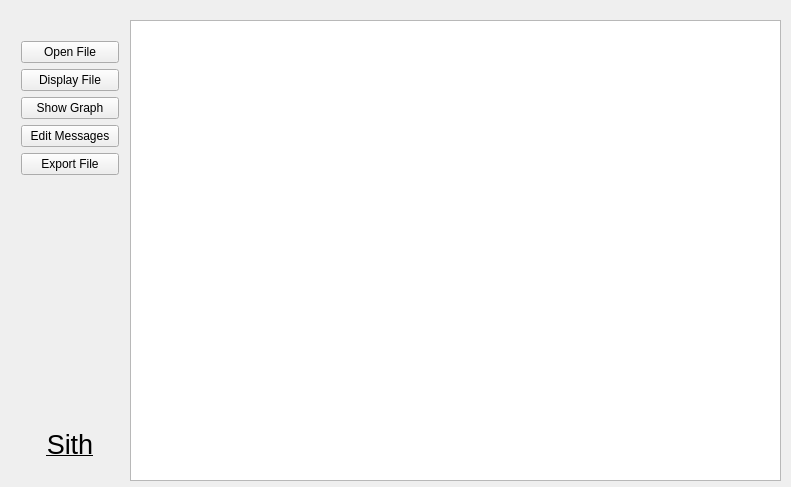
<?xml version="1.0" encoding="UTF-8"?>
<ui version="4.0">
 <class>MainWindow</class>
 <widget class="QMainWindow" name="MainWindow">
  <property name="geometry">
   <rect>
    <x>0</x>
    <y>0</y>
    <width>791</width>
    <height>487</height>
   </rect>
  </property>
  <property name="windowTitle">
   <string>MainWindow</string>
  </property>
  <widget class="QWidget" name="centralWidget">
   <widget class="QGraphicsView" name="graphicsView">
    <property name="geometry">
     <rect>
      <x>130</x>
      <y>20</y>
      <width>651</width>
      <height>461</height>
     </rect>
    </property>
   </widget>
   <widget class="QWidget" name="layoutWidget">
    <property name="geometry">
     <rect>
      <x>10</x>
      <y>30</y>
      <width>120</width>
      <height>441</height>
     </rect>
    </property>
    <layout class="QVBoxLayout" name="verticalLayout_2">
     <item>
      <widget class="QPushButton" name="pushButton_4">
       <property name="text">
        <string>Open File</string>
       </property>
      </widget>
     </item>
     <item>
      <widget class="QPushButton" name="pushButton">
       <property name="text">
        <string>Display File</string>
       </property>
      </widget>
     </item>
     <item>
      <widget class="QPushButton" name="pushButton_2">
       <property name="text">
        <string>Show Graph</string>
       </property>
      </widget>
     </item>
     <item>
      <widget class="QPushButton" name="pushButton_5">
       <property name="text">
        <string>Edit Messages</string>
       </property>
      </widget>
     </item>
     <item>
      <widget class="QPushButton" name="pushButton_3">
       <property name="text">
        <string>Export File</string>
       </property>
      </widget>
     </item>
     <item>
      <spacer name="verticalSpacer">
       <property name="orientation">
        <enum>Qt::Vertical</enum>
       </property>
       <property name="sizeHint" stdset="0">
        <size>
         <width>20</width>
         <height>40</height>
        </size>
       </property>
      </spacer>
     </item>
     <item>
      <widget class="QLabel" name="label">
       <property name="font">
        <font>
         <pointsize>20</pointsize>
         <italic>false</italic>
         <underline>true</underline>
        </font>
       </property>
       <property name="text">
        <string>Sith</string>
       </property>
       <property name="alignment">
        <set>Qt::AlignCenter</set>
       </property>
      </widget>
     </item>
    </layout>
   </widget>
  </widget>
 </widget>
 <layoutdefault spacing="6" margin="11"/>
 <resources/>
 <connections/>
</ui>
